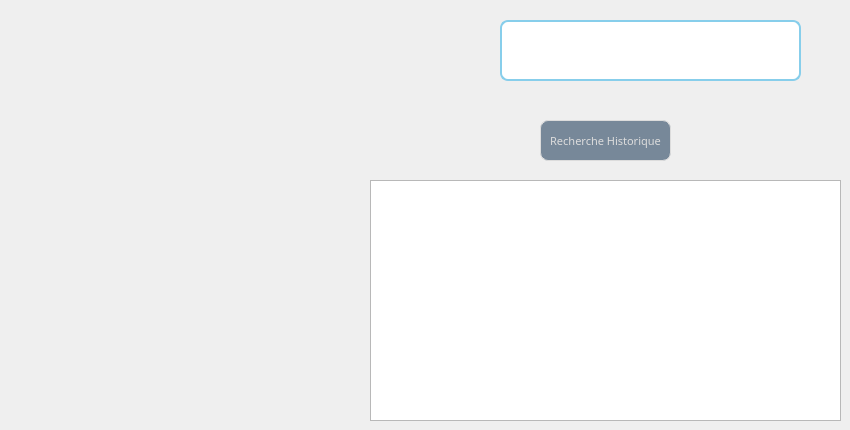
        <widget class="QWidget" name="tab_11">
         <attribute name="title">
          <string>historique</string>
         </attribute>
         <widget class="QPushButton" name="pushButtonHisto">
          <property name="geometry">
           <rect>
            <x>540</x>
            <y>120</y>
            <width>131</width>
            <height>41</height>
           </rect>
          </property>
          <property name="font">
           <font>
            <family>Segoe UI Black</family>
            <pointsize>8</pointsize>
            <weight>10</weight>
            <italic>false</italic>
            <bold>false</bold>
           </font>
          </property>
          <property name="styleSheet">
           <string notr="true">QPushButton {
	font: 87 8pt &quot;Segoe UI Black&quot;;
color: #dcdcdc;
background:#778899;
border: none;
border: 1px solid #DCDCDC;
border-radius: 8px;

}
QPushButton:hover {
color:#fff;
font: 87 8pt &quot;Segoe UI Black&quot;;
background:#ADD8E6;
border: none;
}</string>
          </property>
          <property name="text">
           <string>Recherche Historique</string>
          </property>
         </widget>
         <widget class="QTextBrowser" name="textHisto">
          <property name="geometry">
           <rect>
            <x>370</x>
            <y>180</y>
            <width>471</width>
            <height>241</height>
           </rect>
          </property>
          <property name="font">
           <font>
            <family>Modern No. 20</family>
            <pointsize>8</pointsize>
            <weight>50</weight>
            <italic>false</italic>
            <bold>false</bold>
           </font>
          </property>
         </widget>
         <widget class="QLineEdit" name="historique">
          <property name="geometry">
           <rect>
            <x>500</x>
            <y>20</y>
            <width>301</width>
            <height>61</height>
           </rect>
          </property>
          <property name="styleSheet">
           <string notr="true"> border: 2px solid #87CEEB;
border-radius: 8px;</string>
          </property>
         </widget>
        </widget>
